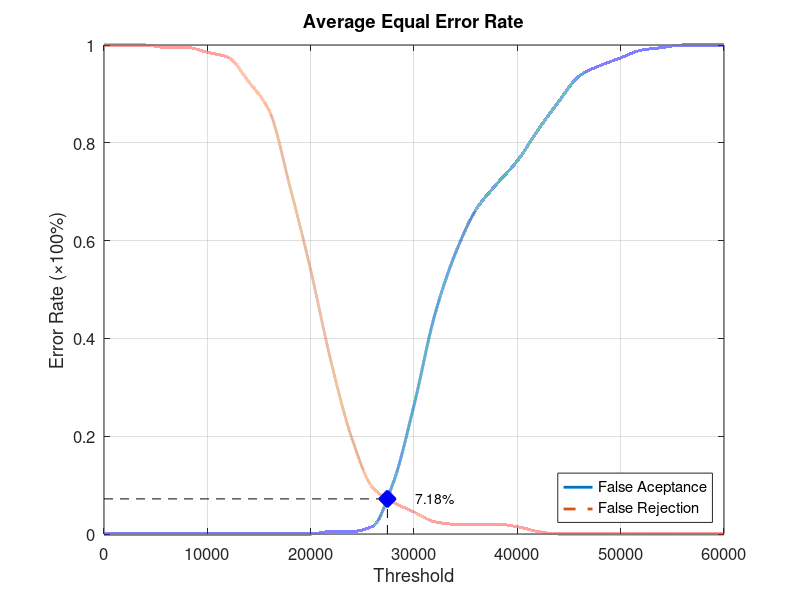
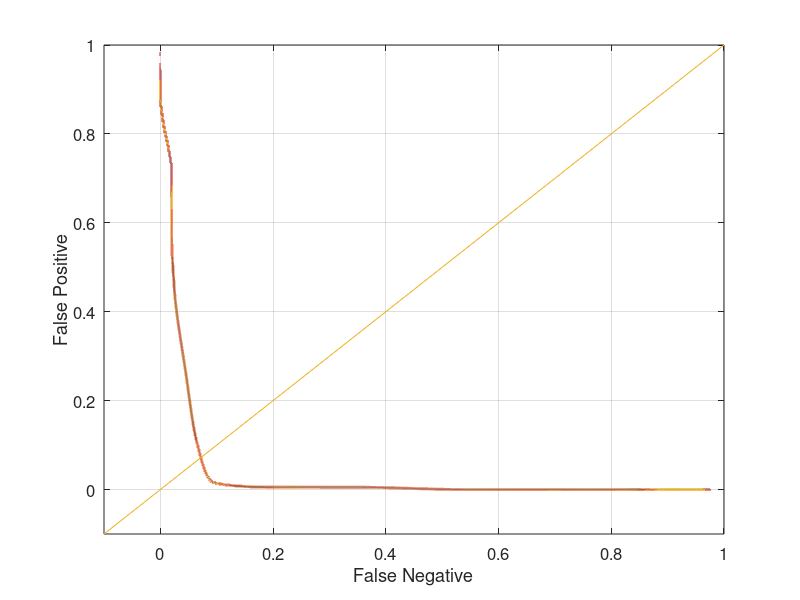

The MATLAB source for these figures, in order:
function yEER = Database5_4
close all;
clear;
clc;
x = 0:2000:60000;
xq = 0:0.5:60000;

y0 = [0 0 0 0 0 0 0 0 0 0 0 0.00526316 0.00526316 0.0157895 0.105263 0.263158 0.447368 0.573684 0.663158 0.715789 0.763158 0.826316 0.884211 0.936842 0.957895 0.973684 0.989474 0.994737 1 1 1];
yy0 = interp1(x, y0, xq, 'pchip');
y1 = [1 1 1 0.995 0.995 0.985 0.975 0.925 0.865 0.71 0.54 0.35 0.195 0.095 0.065 0.045 0.025 0.02 0.02 0.02 0.015 0.005 0 0 0 0 0 0 0 0 0];
yy1 = interp1(x, y1, xq, 'pchip');

% Calculating EER: 
y2 = abs(y0 - y1);
find(y2 == min(y2))
yy2 = abs(yy0 - yy1);
xEER = find(yy2 == min(yy2));
xEERIndex = xq(xEER) % X-axis EER
yEER = yy0(xEER) % Y-axis EER

main = figure
plot(xq, yy0,'-','LineWidth', 2);	hold on
plot(xq, yy1,'--','LineWidth', 2);	hold on
plot([xEERIndex xEERIndex], [0 yEER], 'k--');	hold on
plot([0 xEERIndex], [yEER yEER], 'k--');	hold on
plot(xEERIndex, yEER, 'bx', 'LineWidth', 10);	hold on
text(xEERIndex + 10 * xEERIndex / 100, yEER, [num2str(round((10000 * yEER)) / 100) '%'])
legend('False Aceptance', 'False Rejection', 'Location', 'SouthEast')
xlabel('Threshold')
ylabel('Error Rate (\times100%)')
title('Average Equal Error Rate')
set(gca, 'FontSize', 12)
axis([0 60000 0 1])
grid on

print(main, 'Database5_4Main', '-dpng');
FNRxFPR = figure('Color', [1 1 1]);
plot(yy1, yy0, '-', yy1, yy0, 'LineWidth', 2);
hold on
y = -0.1:0.1:1
plot(y, y); 
set(gca, 'FontSize', 12)
xlabel('False Negative')
ylabel('False Positive')
axis([-0.1 1 -0.1 1])
set(gca, 'FontSize', 12)
grid on

print(FNRxFPR, 'Database5_4FNRxFPR','-dpng');
end
